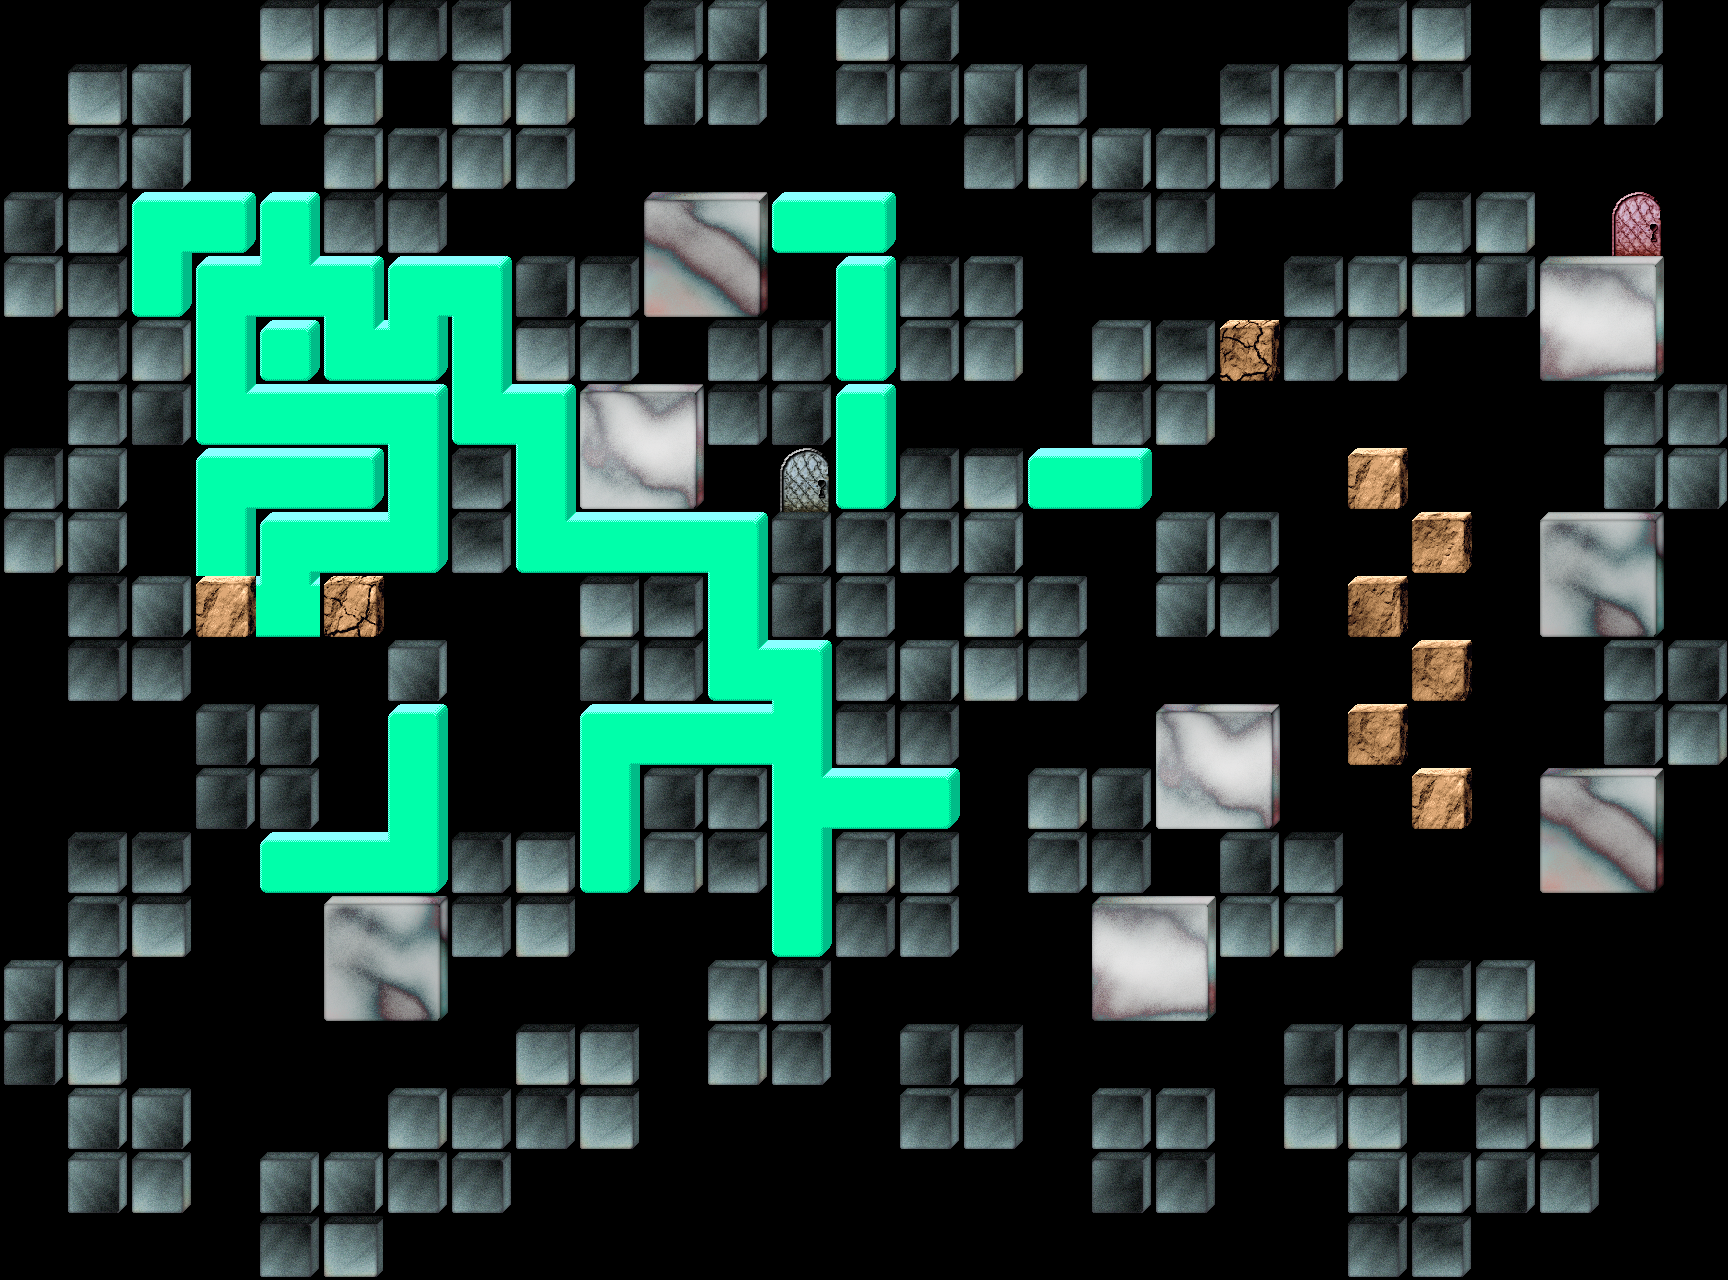

A level layout from a 2D game, rendered from its tile map. Below: a short description, then the map file with tile-grid data replaced by summaries:
An orthogonal 27x20 tile map with 64x64 px tiles, 4 tile layers (Hidden Items, Items, Blocks, BlockExtras), 2 hidden layers not drawn, 4 tilesets and 3 objects.

<map version="1.8" tiledversion="1.10.2" orientation="orthogonal" renderorder="right-down" width="27" height="20" tilewidth="64" tileheight="64" infinite="0" nextlayerid="15" nextobjectid="99">
 <tileset firstgid="1" source="../StaticObjects.tsx" />
 <tileset firstgid="89" source="../BoxDrawing.tsx" />
 <tileset firstgid="105" source="../BlocksLarge.tsx" />
 <tileset firstgid="121" source="../BlocksConnected.tsx" />
 <layer id="4" name="Hidden Items" width="27" height="20">
  <data>[540 cells, 0 non-empty, 0 distinct tile ids]</data>
 </layer>
 <layer id="2" name="Items" width="27" height="20">
  <data>[540 cells, 1 non-empty, 1 distinct tile ids]</data>
 </layer>
 <layer id="1" name="Blocks" width="27" height="20">
  <data>[540 cells, 301 non-empty, 46 distinct tile ids]</data>
 </layer>
 <layer id="10" name="BlockExtras" width="27" height="20">
  <data>[540 cells, 0 non-empty, 0 distinct tile ids]</data>
 </layer>
 <layer id="13" name="EnemyIdea" width="27" height="20" visible="0">
  <data>[540 cells, 38 non-empty, 7 distinct tile ids]</data>
 </layer>
 <layer id="9" name="Walls" width="27" height="20" visible="0" offsetx="-16" offsety="-16">
  <data>[540 cells, 0 non-empty, 0 distinct tile ids]</data>
 </layer>
 <objectgroup id="3" name="Actors">
  <object id="93" template="../Dana.tx" x="544" y="832" />
  <object id="96" template="../Spawner.tx" x="1120" y="96">
   <properties>
    <property name="InitialPause" type="float" value="0" />
    <property name="SpawnInterval" type="float" value="3" />
   </properties>
  </object>
  <object id="97" template="../Spawner.tx" x="1184" y="64">
   <properties>
    <property name="InitialPause" type="float" value="0" />
    <property name="SpawnInterval" type="float" value="3" />
   </properties>
  </object>
 </objectgroup>
</map>
